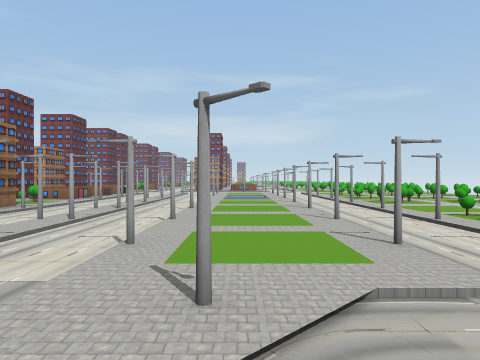
View 1 (above)

24 first-person views from a walk through a Unity game level. The camera is 0.64 m above the floor, looks level and sees 70° across. The floor is counted in squares, 1 m on a side. Each view is taken from the middle of a square. On the plan, view 1 faces up. The plan holds only what a view shows up to about 10 squares ahead; the rest is blank. The place goes on beyond the plan. The player character is not drawn. Some surface patterns are stand-ins.

View 2
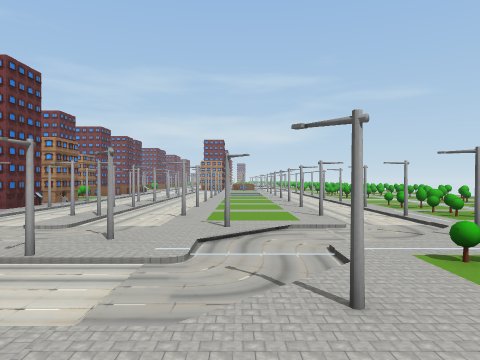

View 3
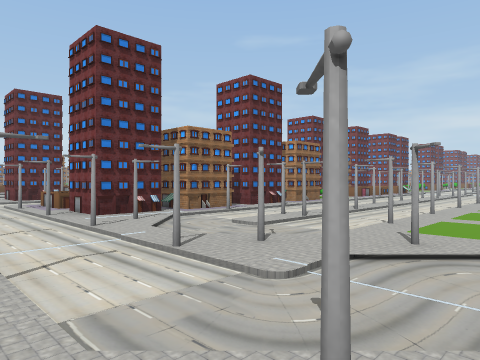

View 4
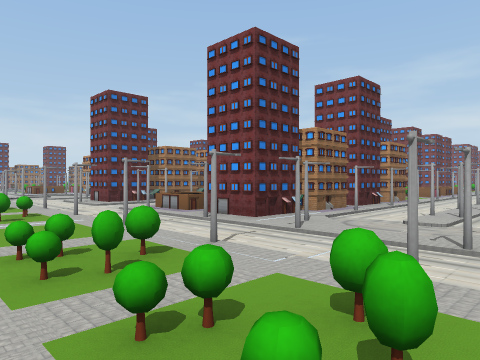

View 5
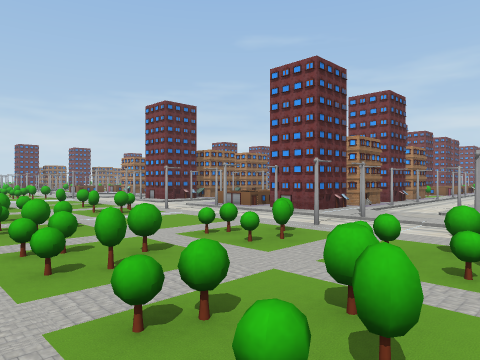

View 6
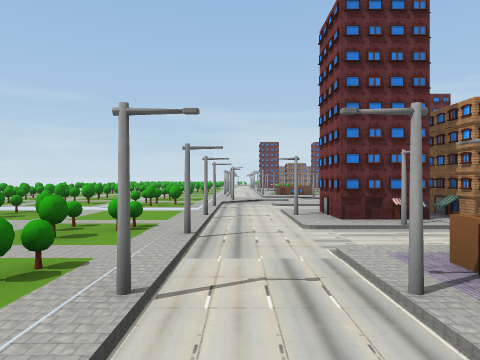

View 7
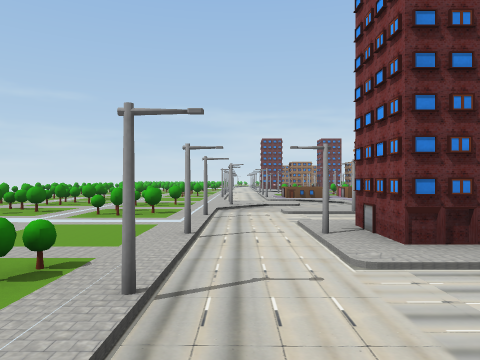

View 8
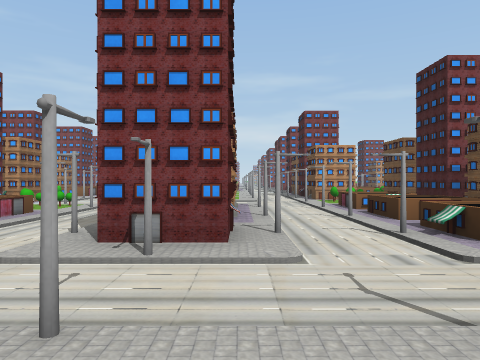

View 9
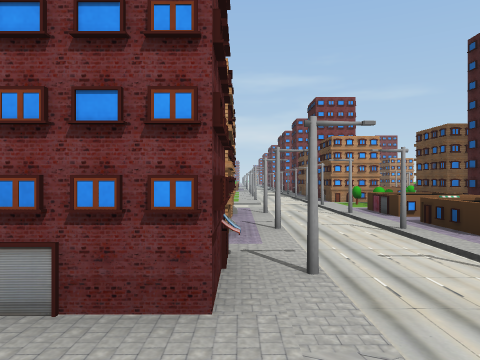

View 10
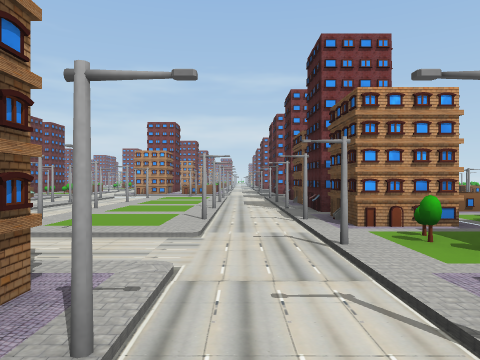

View 11
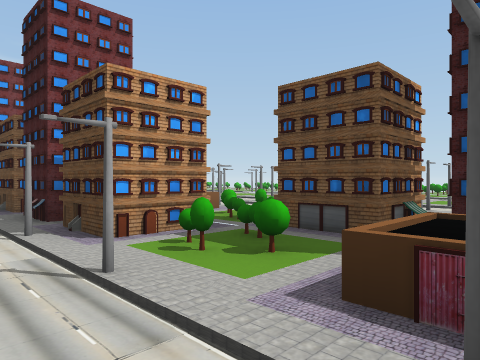

View 12
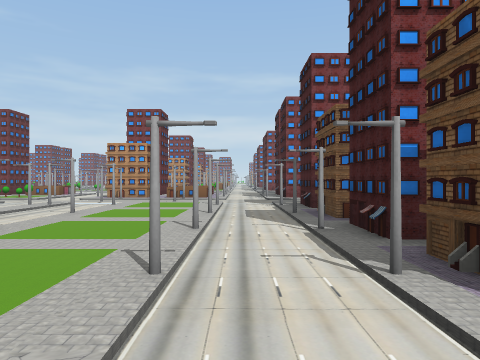

View 13
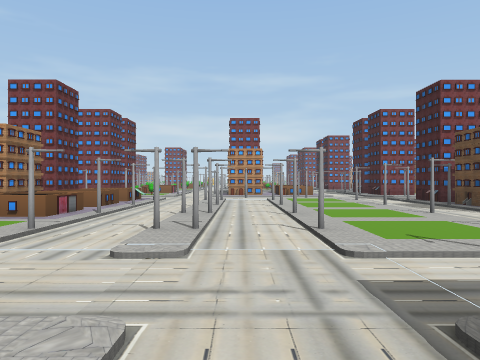

View 14
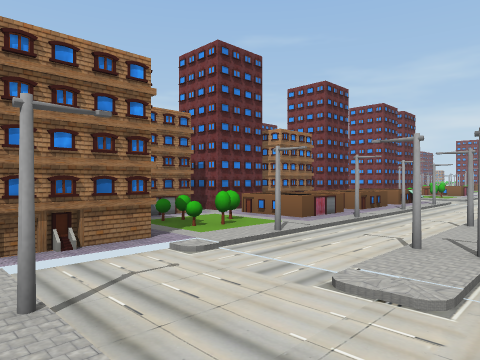

View 15
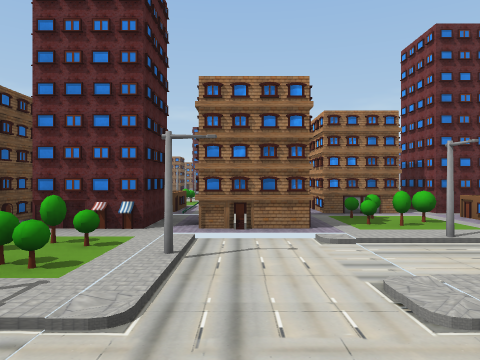

View 16
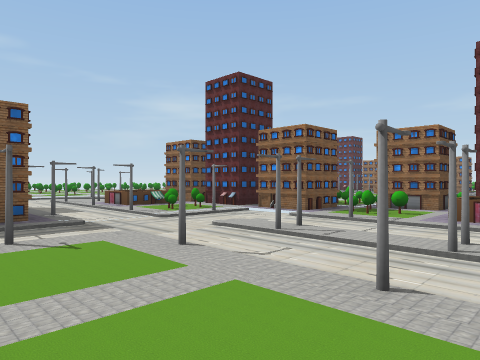

View 17
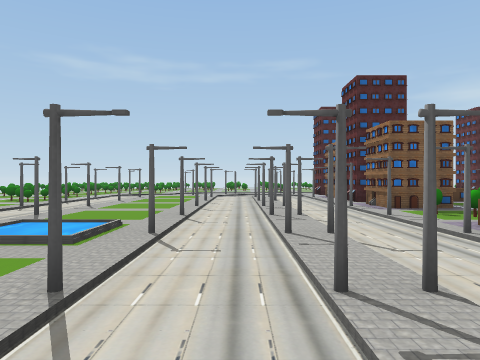

View 18
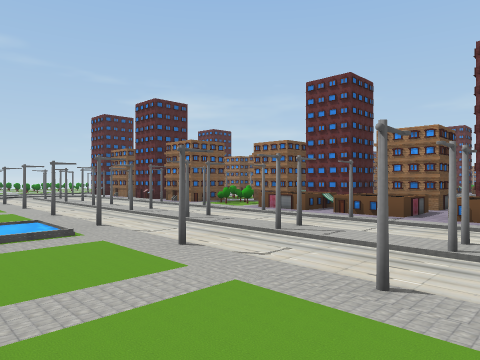

View 19
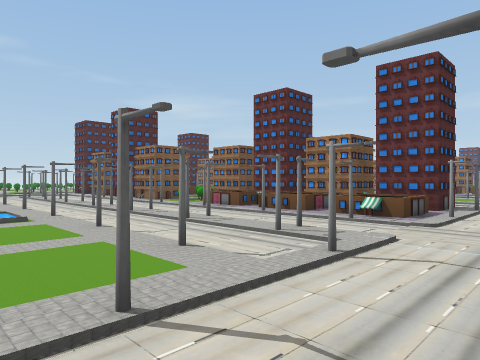

View 20
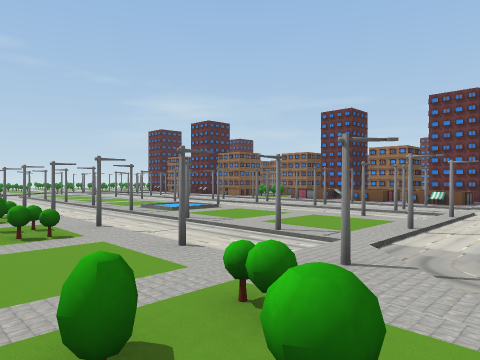

View 21
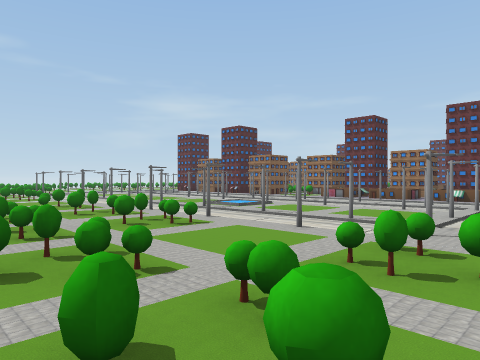

View 22
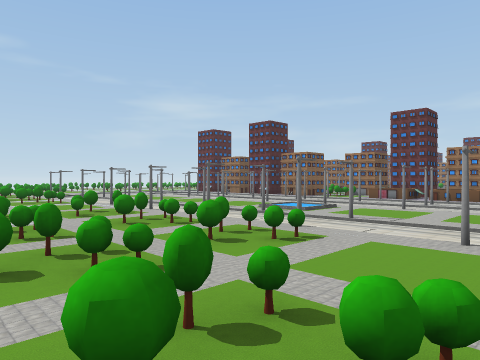

View 23
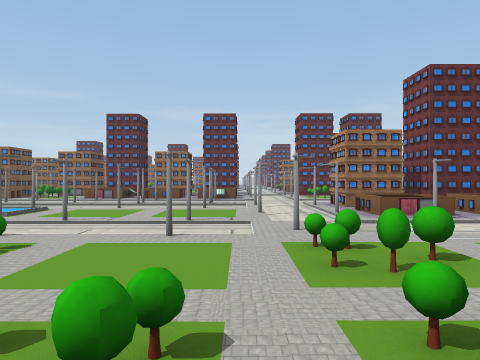

View 24
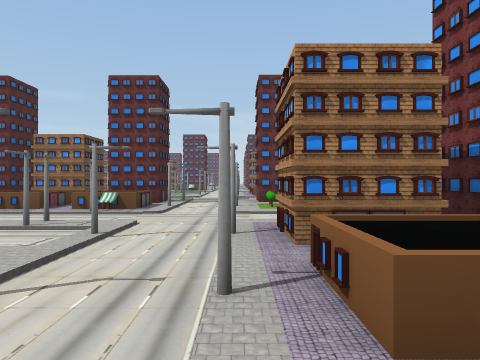

### Floor plan
Key: @ floor where view 1 was taken; # wall or solid block; x gap in a wall; . main floor; : floor 0.05 m higher than the main floor; - floor 0.05 m lower than the main floor; = window, fence, low wall or low ledge; ≈ water the walk keeps out of; ^ raised ledge; T thing the floor can be seen under or through.
Columns run from 22 left of view 1 to 7 right of it. Each row starts with its distance up from view 1.
 19               ##= -###==-
 18               ....-.....-.....
 17      --     -------------.=.=.
 16     =.-.#.#.-.#.=.-.#.#.-...=.
 15   #x^^-#-#.#-##x^^-#-#.#-#..==
 14   x  .-.-...-.x...-.-...-.=.=#
 13   ##^^-#-#.#-###^^-#-#.#-#===
 12   ##=.-.-...-.##=.-.-.≈.-.=#=
 11  ###==-#-#.#-###==-#-#≈≈-#===
 10   x...-.-...-.x...-.-...-.=..
  9   #x==-#-#.#-##x==-#-#.#-#=.=
  8   x.x.-.-.#.-.x.x.-.-...-...
  7   =.##-------.=.#.-#-#.#-#..=
  6 =...###.-.#.-...#.-.-...-.=..
  5     ##==-##.-#=x##-#-#.#-#==
  4     ##=.-.#.-...x.-.-...-.=.
  3      #==- #.-#^^#.-#-T.#-#=
  2     ...x-.#.-...#.-.-.T.-.
  1     ---.-###-#^^#x#--T---.
  0      .-.-...-.......#.@.=
 -1      ##----------------.
 -2       =:::#.....#.......
 -3      :=:=:..====..=.=..
 -4      :::::=.=#=#=.::::
 -5     =:===:==  =====:=:
 -6     =:::::        :: :
 -7     =:===

Positions as (right, up) in squares from view 1, and headings:
1: (0, 0), facing up
2: (0, -3), facing up
3: (1, -2), facing up-left
4: (-1, -4), facing up-left
5: (-1, -6), facing up-left
6: (-6, -1), facing left
7: (-8, -1), facing left
8: (-11, -3), facing up
9: (-11, -1), facing up
10: (-10, 4), facing up
11: (-10, 5), facing up-right
12: (-10, 7), facing up
13: (-14, 5), facing up
14: (-14, 6), facing up-left
15: (-13, 7), facing left
16: (-11, 12), facing down-left
17: (-2, 15), facing down
18: (1, 16), facing down-left
19: (1, 18), facing down-left
20: (5, 18), facing down-left
21: (7, 18), facing down-left
22: (7, 16), facing down-left
23: (7, 16), facing left
24: (2, 18), facing left
